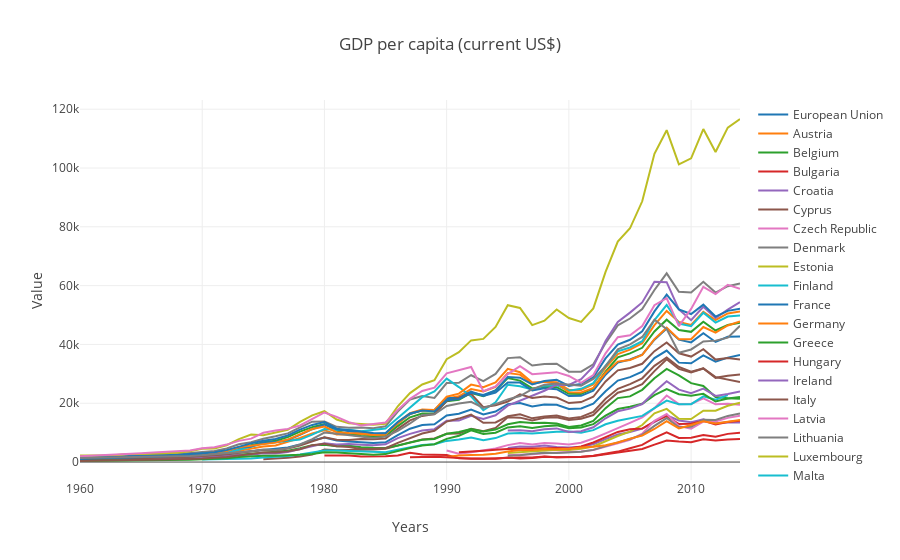

Notebook cell for this chart:
### Markdown cell above
Now, we plot a graph were we do not make use of the function that filters for commum dates, the function stage_prep, and by indicator.

### Code cell
nofilter = dftowork[(dftowork['IndicatorCode'] == chosen_indicators[1])]
plot_line(nofilter)
